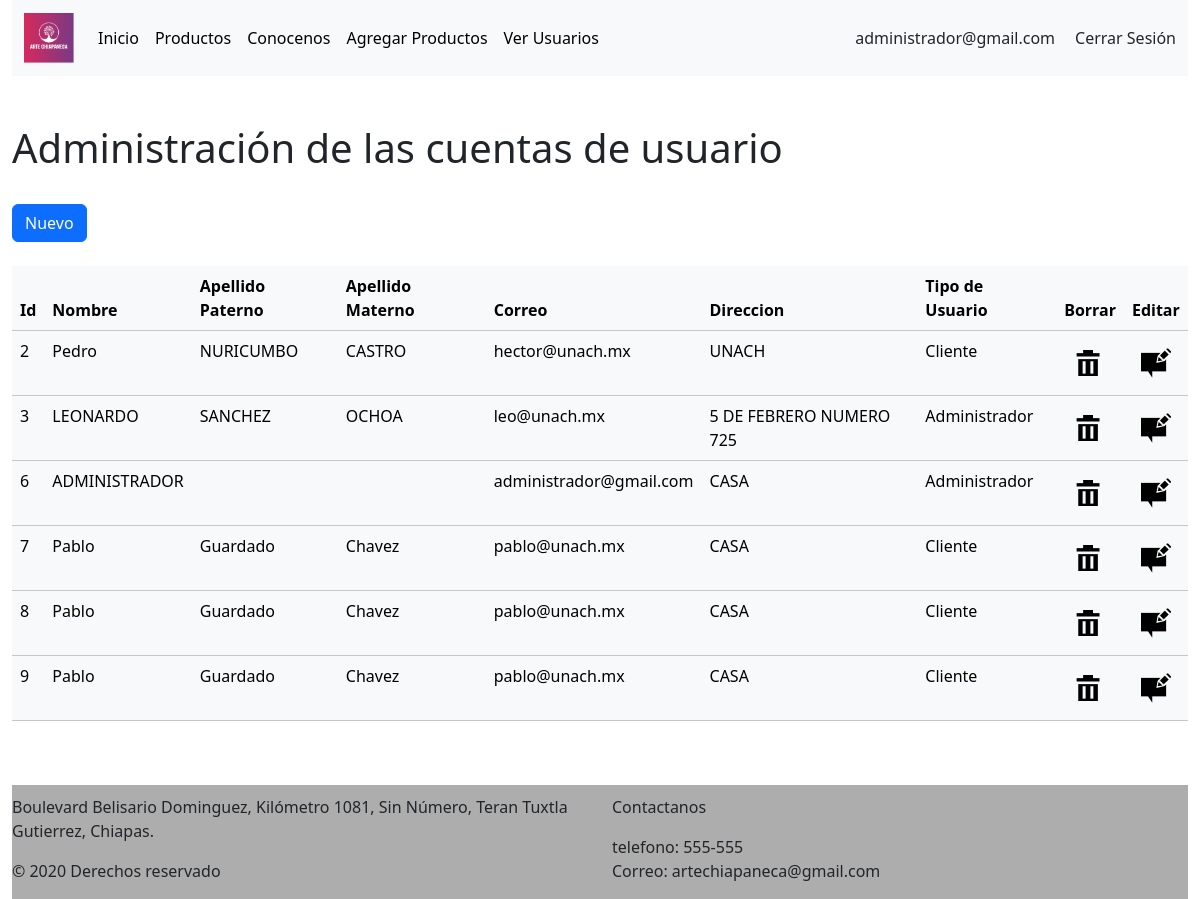
Page /ArtesChiapas/SRC/Vista/verUsuarios.php (signed in) on the committed database.
### tables this page shows
CREATE TABLE `t_usuarios` (
  `id` int(11) NOT NULL,
  `Nombre` varchar(40) NOT NULL,
  `Apaterno` varchar(80) NOT NULL,
  `Amaterno` varchar(70) NOT NULL,
  `Correo` varchar(40) NOT NULL,
  `clave` varchar(256) NOT NULL,
  `Direccion` varchar(40) NOT NULL,
  `tipoUsuario` int(2) NOT NULL
);

### ArtesChiapas/SRC/Controlador/administrarUsuarios.php (called while the page is built, shortened)
<?php
class Usuario{
    public function ObtenerUsuarios(){
        $conectar=new Conexion();
        $consulta=$conectar->prepare("SELECT * FROM t_usuarios");
        $consulta->execute();
        $consulta->setFetchMode(PDO::FETCH_ASSOC);
        return $consulta->fetchAll();
    }
}
?>

### ArtesChiapas/SRC/Vista/verUsuarios.php (the view, shortened to what this page needs)
<?php
     if(isset($_SESSION['correoUsuario'])){
        $usuarioSesion= $_SESSION['correoUsuario'];
        $tipoUsuario= $_SESSION['tipoUsuario'];
     }
     else{
        $usuarioSesion= '';
        $tipoUsuario= '';
     }
?>
<!DOCTYPE html>
<html lang="en">
<head>
    <link href="https://cdn.jsdelivr.net/npm/bootstrap@5.3.2/dist/css/bootstrap.min.css" rel="stylesheet">
</head>
<body>
    <div class="container">
        <nav class="navbar navbar-expand-lg bg-body-tertiary">
          <div class="container-fluid">
            <a class="navbar-brand" href="#">
              <img src="Imagenes/logo.PNG" alt="" width= 50px>
            </a>
            <div class="collapse navbar-collapse" id="navbarSupportedContent">
              <ul class="navbar-nav me-auto mb-2 mb-lg-0">
                <li class="nav-item">
                  <a class="nav-link active" aria-current="page" href="../../index.php">Inicio</a>
                </li>
                <li class="nav-item">
                  <a class="nav-link active" aria-current="page" href="productos.php">Productos</a>
                </li>
                <li class="nav-item">
                  <a class="nav-link active" aria-current="page" href="nosotros.php">Conocenos</a>
                </li>
                <?php
                        if($tipoUsuario=='1'){
                           echo '<li class="nav-item">
                                    <a class="nav-link active" aria-current="page" href="registrarProductos.php">Agregar Productos</a>
                                </li>';
                           echo '<li class="nav-item">
                                    <a class="nav-link active" aria-current="page" href="verUsuarios.php">Ver Usuarios</a>
                                </li>';
                        }
                ?></ul>
                <ul style="list-style: none; margin: 0; display: flex; justify-content: flex-end; align-items: center;">
                        <?php
                            if($usuarioSesion==''){
                               echo '<li class="nav-item" style="margin-right: 20px;">
                                          <a class="nav-link active" aria-current="page" href="SRC/Vista/iniciarSesion.php">Iniciar Sesión</a>
                                      </li>';
                               echo '<li class="nav-item">
                                      <a class="nav-link active" aria-current="page" href="SRC/Vista/registrarUsuario.php">Registrarse</a>
                                  </li>';
                            }
                            else{
                                echo '<li class="nav-item" style="margin-right: 20px;">
                                        <a class="nav-link active" aria-current="page" href="">'.$usuarioSesion.'</a>
                                        </li>';
                                echo '<li class="nav-item">
                                        <a class="nav-link active" aria-current="page" href="SRC/Controlador/cerrarSesion.php">Cerrar Sesión</a>
                                        </li>';
                            }
                        ?>
                </ul>
            </div>
          </div>
        </nav>
      <br><br>
     <h1>Administración de las cuentas de usuario</h1><br>
     <a href="nuevousuario.php" class="btn btn-primary">Nuevo</a><br><br>
     <table class="table table-light">
      <thead>
        <tr>
            <th scope="col">Id</th>
            <th scope="col">Nombre</th>
            <th scope="col">Apellido Paterno</th>
            <th scope="col">Apellido Materno</th>
            <th scope="col">Correo</th>
            <th scope="col">Direccion</th>
            <th scope="col">Tipo de Usuario</th>
            <th scope="col">Borrar</th>
            <th scope="col">Editar</th>
        </tr>
       </thead>
        <tbody>
            <?php
                include_once '../Controlador/administrarUsuarios.php';
                $usuario=new Usuario();
                $resultado=$usuario->ObtenerUsuarios();
                foreach ($resultado as $item) {
                    echo "<tr>";
                    echo "<td>".$item['id']."</td>";
                    echo "<td>".$item['Nombre']."</td>";
                    echo "<td>".$item['Apaterno']."</td>";
                    echo "<td>".$item['Amaterno']."</td>";
                    echo "<td>".$item['Correo']."</td>";
                    echo "<td>".$item['Direccion']."</td>";
                    switch ($item['tipoUsuario']) {
                        case 1:
                            echo "<td>Administrador</td>";
                            break;
                        case 2:
                            echo "<td>Cliente</td>";
                            break;
                        }
                    echo '<td><a href="../Controlador/eliminarusuario.php?id='.$item["id"].'"><img src="Imagenes/Cancelar.png"/></a></td>';
                    echo '<td><a href="editarusuario.php?id='.$item["id"].'"><img src="Imagenes/Editar.png"/></a></td>';
                }
            ?>
        </tbody>
      </table><br><br>
      <footer>
        <div class=row>
          <div class="col">
            <p>Boulevard Belisario Dominguez, Kilómetro 1081, Sin Número, Teran Tuxtla Gutierrez, Chiapas.</p>
            <p>&copy; 2020 Derechos reservado <p></p>
      </div>
          <div class="col">
            <p>Contactanos</p>
            <p>telefono: 555-555 <br> Correo: artechiapaneca@gmail.com</p>
          </div>
        </div>
      </footer>
    </div>
</body>
</html>

### ArtesChiapas/SRC/Vista/verUsuarios.php (style rules this page uses)
* { margin:0; padding:0; }
.container { width: 100%; max-width: 2000px; margin: 0 auto; overflow: hidden; }
footer { float: left; position: relative; bottom: 0; width: 100%; height: 150%; box-sizing: border-box; background-color: #adadad; padding-top: 10px; }

### rows in the picture
t_usuarios: id "2", Nombre "Pedro", Apaterno "NURICUMBO", Amaterno "CASTRO", Correo "hector@unach.mx", Direccion "UNACH", tipoUsuario "Cliente"
t_usuarios: id "3", Nombre "LEONARDO", Apaterno "SANCHEZ", Amaterno "OCHOA", Correo "leo@unach.mx", Direccion "5 DE FEBRERO NUMERO 725", tipoUsuario "Administrador"
t_usuarios: id "6", Nombre "ADMINISTRADOR", Correo "administrador@gmail.com", Direccion "CASA", tipoUsuario "Administrador"
t_usuarios: id "7", Nombre "Pablo", Apaterno "Guardado", Amaterno "Chavez", Correo "pablo@unach.mx", Direccion "CASA", tipoUsuario "Cliente"
t_usuarios: id "8", Nombre "Pablo", Apaterno "Guardado", Amaterno "Chavez", Correo "pablo@unach.mx", Direccion "CASA", tipoUsuario "Cliente"
t_usuarios: id "9", Nombre "Pablo", Apaterno "Guardado", Amaterno "Chavez", Correo "pablo@unach.mx", Direccion "CASA", tipoUsuario "Cliente"

### other values in the picture
$usuarioSesion "administrador@gmail.com"
